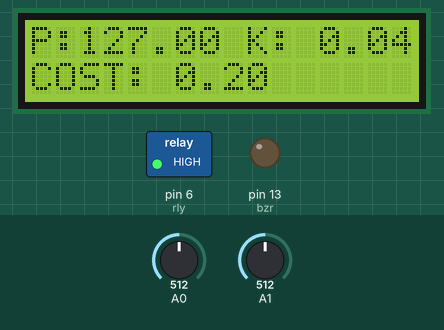
The sketch below on a simulated Arduino Uno, built with avr-gcc and run on an emulated ATmega328P. Shown: 16×2 character LCD, switched loads named in the sketch (green lamp = pin HIGH), output pins drawn as LEDs (lit = HIGH). The test bench sets the inputs (shaded band); at power-on: A0 = 512, A1 = 512. The modem accepts every AT command (registered, SIM ready, sends succeed) and sends nothing else; what the sketch prints to the serial monitor is not drawn.

Above: at 6.3 s.
6.4 s: A0 set to 0
At 8.2 s:
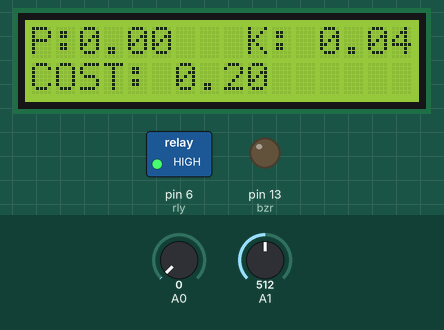
8.6 s: A0 set to 627
At 10.2 s:
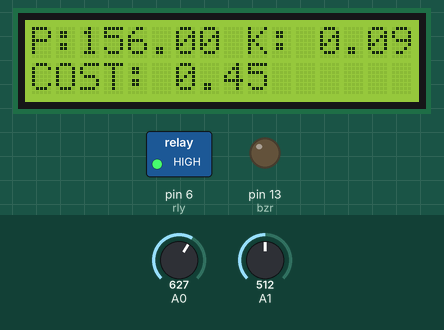
12.6 s: A0 set to 657
At 15.8 s:
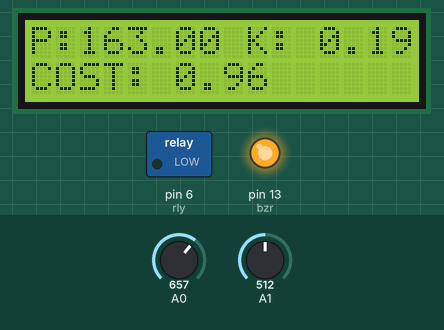
16.6 s: A1 set to 716
At 20.9 s:
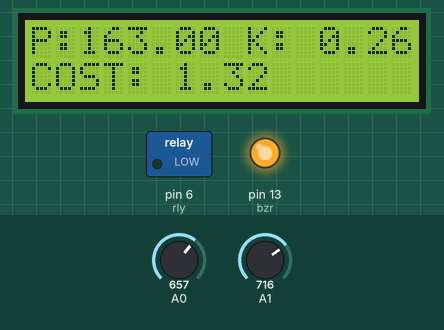
24.0 s: A1 set to 900
At 24.9 s:
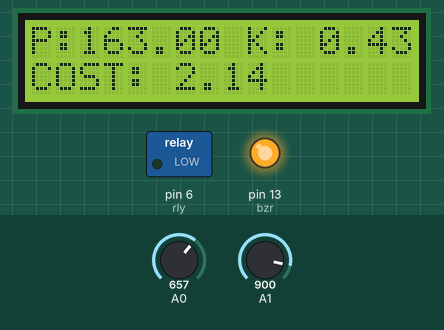
28.0 s: A1 set to 1023
At 28.9 s:
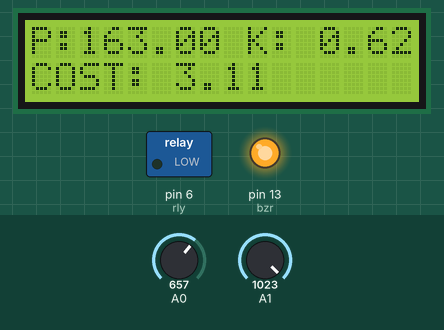
Timing chart, 0 to 72.8 s (numbered marks = the images above; inputs shaded):
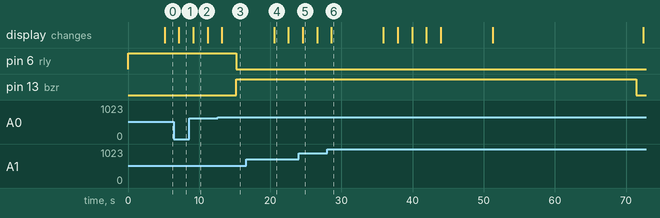

Measured:
- the behaviour switches between 645 and 646 on A0 (found by bisection; images 2 and 3)
- after the input at 6.4 s, the display: changes after 0.76 s (image 1)
- after the input at 8.6 s, the display: changes after 0.57 s (image 2)
- after the input at 12.6 s, pin 6 (rly): HIGH → LOW after 2.6 s; pin 13 (bzr): LOW → HIGH after 2.6 s; the display: changes after 0.60 s (image 3)
- what the display in image 2 shows lasts 2.0 s, from 9.2 s to 11.2 s

The sketch:

sketch_jun28a.ino
```cpp
#include <SoftwareSerial.h>
#include <LiquidCrystal.h>
//-----------------------------------------------------------------------------------------------------------------------------------
SoftwareSerial esp(7, 8);
LiquidCrystal lcd( 12,11, 2,3, 4, 5);
unsigned char j=0;
unsigned int p1,q1;
unsigned int x,y,z,p,q;

int s1p=1;
int temp=0;
float xpow,xkwh,ckwh,xcost,ccost,x1,y1;
float time=0;
const int bzr=13;
const int rly=6;
const int s2=10;
//---------------------------------------------------------------------------
String pow_level_string = "";
String kwh_level_string = "";
String cost_level_string = "";
String ApiKey = "X614V1KYN1XCLJ92";
String field1 = "&field1=";
String field2 = "&field2=";
String field3 = "&field3=";
//-----------------------------------------------------------------------------------------------------------------------------------
void setup()
{
pinMode(bzr,OUTPUT);
pinMode(rly,OUTPUT);
digitalWrite(bzr,0);
digitalWrite(rly,1);
lcd.begin(16,2);

  Serial.begin(9600);
  esp.begin(115200);

  lcd.begin(16,2);
  esp.println("AT+RST");

lcd.clear();
lcd.setCursor(0,0);
lcd.print("VIDYUTH     ");
lcd.setCursor(0,1);
lcd.print("  SAMRAKSH  ");
delay(5000);
}
//-----------------------------------------------------------------------------------------------------------------------------------
void loop()
{
  sense_loop();
  post();
  delay(700);
if (ckwh>1)
 {
    if(ckwh<1.6)
    {
       delay(1000);
       lcd.clear();
       lcd.setCursor(0,0);
       lcd.print("SENDING SMS..");
       lcd.setCursor(0,1);
       lcd.print("UNITS OVER DRAWN");
       digitalWrite(bzr,1);
       sendSMS();
       digitalWrite(bzr,0);
       temp=0;
    }
}
 delay(1000);
}
//-----------------------------------------------------------------------------------------------------------------------------------
void post()
{
  String cmd = "AT+CIPSTART=\"TCP\",\"";
  cmd += "184.106.153.149"; // api.thingspeak.com
  cmd += "\",80";
  esp.println(cmd);

  if(esp.find("ERROR"))
  {
  //Serial.println("AT+CIPSTART error");

  return;
  }
  delay(100);
  //------------------------add fields--------------------
  String getStr = "GET /update?api_key=";
  getStr += ApiKey;
  getStr += field1;
  getStr += pow_level_string;

  getStr += field2;
  getStr += kwh_level_string;

  getStr += field3;
  getStr += cost_level_string;
  getStr += "\r\n\r\n";
 // Serial.print(getStr);
 //------------------------------------------------------
  cmd = "AT+CIPSEND=";
  cmd += String(getStr.length());

  //cmd += String(str.length());
  esp.println(cmd);

  if(esp.find(">"))
  {
  esp.print(getStr);
  //esp.print(str);

  delay(2000);
  }
}
//-----------------------------------------------------------------------------------------------------------------------------------
void sense_loop()
{
  temp=0;
for(z=0;z<5;z++)
{

 x=analogRead(0);
 y=analogRead(1);

  x1=map(x,0,1023,0,255);
  y1=map(y,0,1023,0,255);
  xpow=((x1/400)*y1);
  xkwh=(((xpow)/1000));
  xcost=(xkwh*5);

  ccost=ccost+xcost;
  ckwh=ckwh+xkwh;
  lcd.clear();
  lcd.setCursor(0,0);
  lcd.print("P:       K:     ");
  lcd.setCursor(0,1);
  lcd.print("COST:           ");

  lcd.setCursor(2,0);
  lcd.print("      ");
  lcd.setCursor(12,0);
  lcd.print("    ");
  lcd.setCursor(6,1);
  lcd.print("         ");

  lcd.setCursor(2,0);
  lcd.print(x1);

  lcd.setCursor(12,0);
  lcd.print(ckwh);

  lcd.setCursor(6,1);
  lcd.print(ccost);
  delay(2000);
}
if (x1>160)
   {
    digitalWrite(bzr,1);
    digitalWrite(rly,0);
    delay(500);
   }
   else
   {
    digitalWrite(bzr,0);
    digitalWrite(rly,1);
   }
   pow_level_string = String (x1) ;
   kwh_level_string = String (ckwh) ;
   cost_level_string = String (ccost) ;
   }
// **  SUB FUNCTIONS **
void sendSMS()
{
  for(j=0;j<2;j++)
  {
  Serial.print("AT+CMGF=1\r");                                                        // AT command to send SMS message
  delay(2000);
  if(j==0)
  {
  Serial.println("AT+CMGS=\"+919391200601\"");  // recipient's mobile number, in international format
  }
  if(j==1)
  {
  Serial.println("AT+CMGS=\"+919848324067\"");
  }
  delay(2000);
  if(ckwh>=1.5)
  {
    Serial.print("Consumed more energy than limit");
  }
  else
  {
  Serial.print("You are about to reach the limit..  Power:");        // message to send
  Serial.println (x1);
  Serial.print("UNITS(kWh) :");
  Serial.println(ckwh);
  Serial.print("Total cost :");
  Serial.println(ccost);
  Serial.print("Use remaining ");
  Serial.print(1.5-ckwh);
  Serial.print(" kWh");
  Serial.print(" efficiently.");
  }
  delay(2000);
  Serial.println((char)26);                       // End AT command with a ^Z, ASCII code 26
  delay(2000);
  Serial.println();
  delay(2000);
}
}
//******
```
